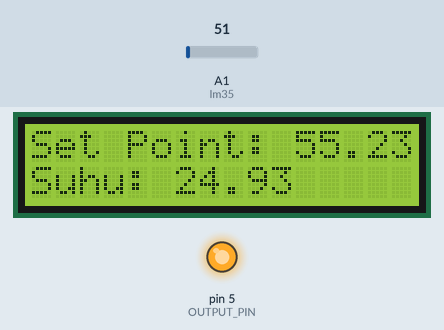
This sketch was run on a simulated Arduino Uno, built with avr-gcc and run on an emulated ATmega328P. Shown: 16×2 character LCD, output pins drawn as LEDs (lit = HIGH). The test bench sets the inputs (shaded band); at power-on: A1 (lm35) = 51. What the sketch prints to the serial monitor is not drawn.

Above: at 2.0 s.
2.1 s: A1 (lm35) set to 106
At 2.9 s:
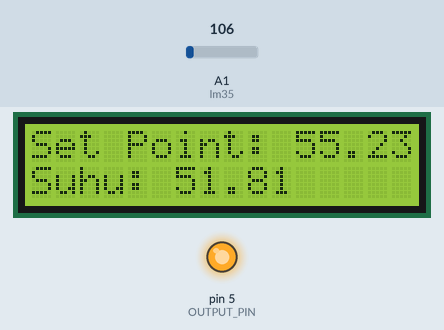
3.9 s: A1 (lm35) set to 125
At 5.3 s:
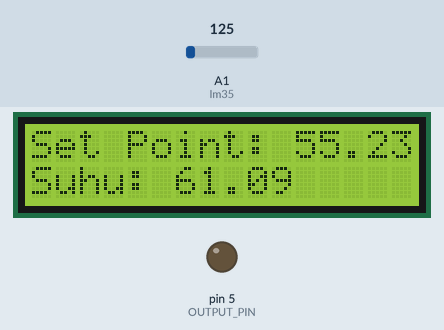
5.6 s: A1 (lm35) set to 112
At 10.3 s:
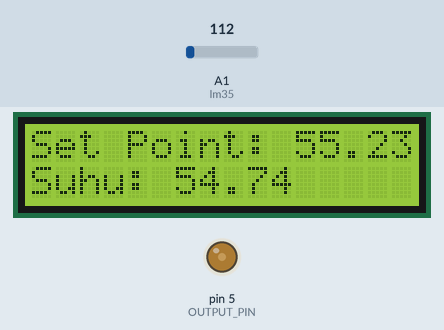
10.9 s: A1 (lm35) set to 86
At 12.1 s:
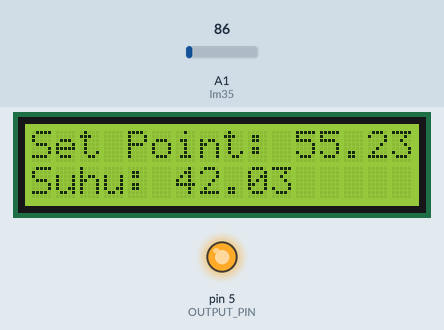
Timing chart, 0 to 13.9 s (numbered marks = the images above; inputs shaded):
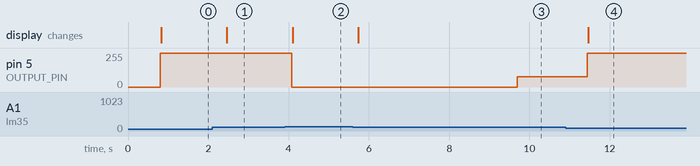

The sketch:

main.ino
```cpp
#include <AutoPID.h>
#include <LiquidCrystal_I2C.h>
#include <Wire.h>

//pins
#define OUTPUT_PIN 5
int lm35= A1;

#define TEMP_READ_DELAY 800 //can only read digital temp sensor every ~750ms

//pid settings and gains
#define OUTPUT_MIN 0
#define OUTPUT_MAX 255
#define KP 76
#define KI 0
#define KD 95


double temperature, setPoint, outputVal, suhu;

//input/output variables passed by reference, so they are updated automatically
AutoPID myPID(&temperature, &setPoint, &outputVal, OUTPUT_MIN, OUTPUT_MAX, KP, KI, KD);
LiquidCrystal_I2C lcd(0x27, 16, 2);

unsigned long lastTempUpdate; //tracks clock time of last temp update

//call repeatedly in loop, only updates after a certain time interval
//returns true if update happened
bool updateTemperature() {
  if ((millis() - lastTempUpdate) > TEMP_READ_DELAY) {
    temperature = analogRead(lm35); //get temp reading
     Serial.print((setPoint*500)/1023);
     Serial.print(" ");
     Serial.println((temperature*500)/1023);
    lastTempUpdate = millis();

    return true;
  }
  return false;
}//void updateTemperature


void setup() {
  Serial.begin(9600);
  pinMode(OUTPUT_PIN, OUTPUT);
  pinMode(lm35, INPUT);
  lcd.init();
  lcd.backlight();
  lcd.clear();


  while (!updateTemperature()) {} //wait until temp sensor updated

  //if temperature is more than 4 degrees below or above setpoint, OUTPUT will be set to min or max respectively
  myPID.setBangBang(4);
  //set PID update interval to 4000ms
  myPID.setTimeStep(4000);

}//void setup


void loop() {
  updateTemperature();
  setPoint = 113;
  myPID.run(); //call every loop, updates automatically at certain time interval
  analogWrite(OUTPUT_PIN, outputVal);
  lcd.setCursor(0,0);
  lcd.print("Set Point: ");
  lcd.print((setPoint*500)/1023);
  lcd.setCursor(0,1);
  lcd.print("Suhu: ");
  lcd.print((temperature*500)/1023);

}//void loop
```

Measured:
- the behaviour switches between 117 and 118 on A1 (lm35) (found by bisection; images 1 and 2)
- after the input at 2.1 s, the display: changes after 0.37 s (image 1)
- after the input at 3.9 s, pin 5 (OUTPUT_PIN): 255/255 → 0/255 after 0.17 s; the display: changes after 0.20 s (image 2)
- after the input at 5.6 s, pin 5 (OUTPUT_PIN): 0/255 → 76/255 after 4.1 s; the display: changes after 0.14 s (image 3)
- after the input at 10.9 s, pin 5 (OUTPUT_PIN): 76/255 → 255/255 after 0.54 s; the display: changes after 0.56 s (image 4)
